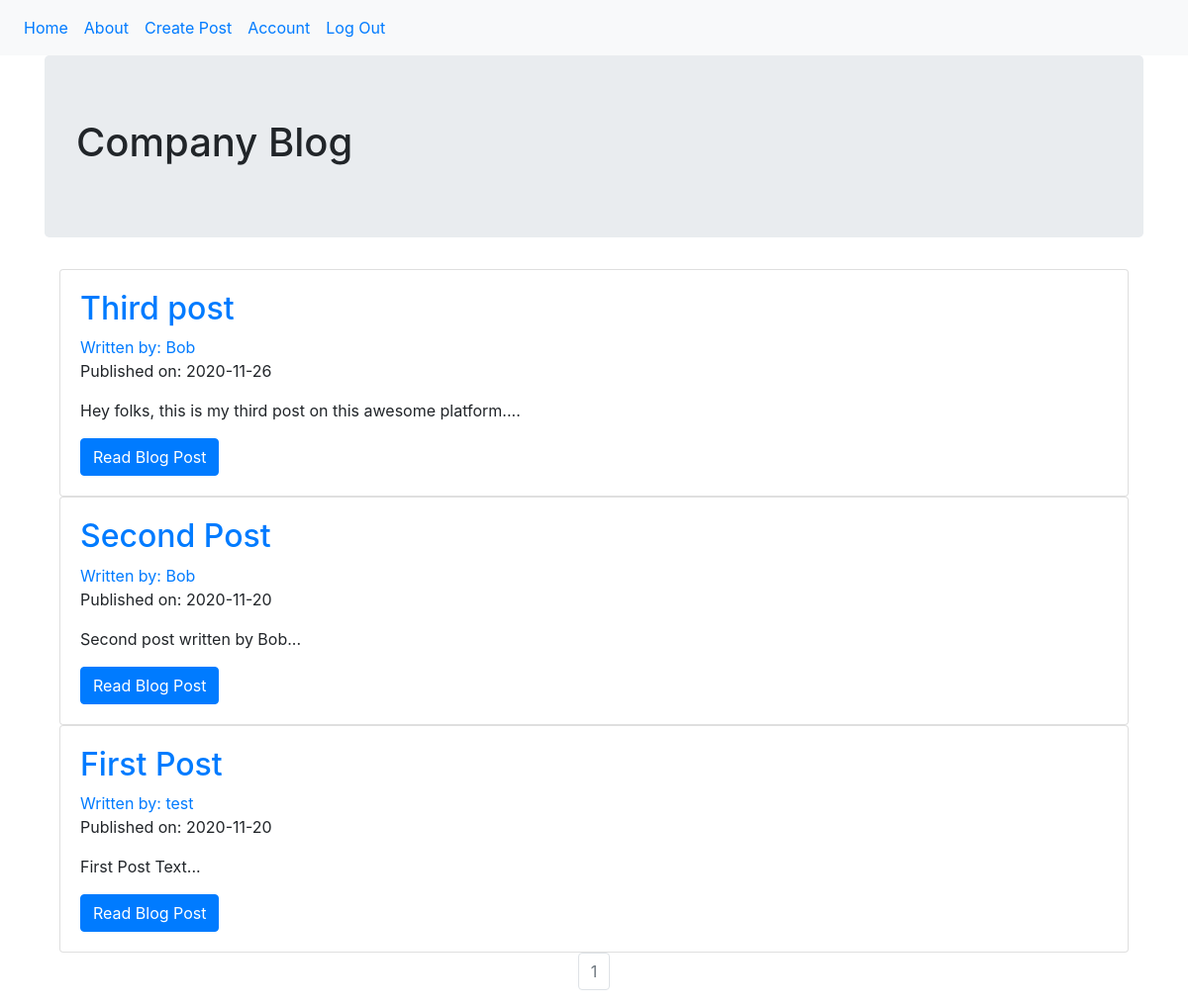
Screenshot of / (signed in) with the database file from the repository.
### company_blog/models.py (models this page shows, shortened)
class BlogPost(db.Model):
    users = db.relationship(User)
    id = db.Column(db.Integer, primary_key=True)
    user_id = db.Column(db.Integer, db.ForeignKey('users.id'), nullable=False)
    date = db.Column(db.DateTime, nullable=False, default=datetime.utcnow)
    title = db.Column(db.String(140), nullable=False)
    text = db.Column(db.Text, nullable=False)

class User(db.Model, UserMixin):
    __tablename__ = 'users'
    id = db.Column(db.Integer, primary_key=True)
    profile_image = db.Column(db.String(64), nullable=False, default='default_profile.png')
    email = db.Column(db.String(64), unique=True, index=True)
    username = db.Column(db.String(64), unique=True, index=True)
    password_hash = db.Column(db.String(128))
    posts = db.relationship('BlogPost', backref='author', lazy=True)

### company_blog/core/views.py (the view)
@core.route('/')
def index():
    page = request.args.get('page', 1, type=int)
    blog_posts = BlogPost.query.order_by(BlogPost.date.desc()).paginate(page=page, per_page=5)
    return render_template('index.html', blog_posts=blog_posts)

### company_blog/models.py (called while the page is built)
@login_manager.user_loader
def load_user(user_id):
    return User.query.get(user_id)

### company_blog/templates/index.html
{% extends "base.html" %}
{% block content %}
    <div class="jumbotron">
        <h1>Company Blog</h1>
    </div>
    <div class="container">
        {% for post in blog_posts.items %}
            <div class="card">
                <div class="card-body">
                    <h2>
                        <a class="card-title" href="{{ url_for('blog_posts.blog_post', blog_post_id=post.id) }}">{{ post.title }}</a>
                    </h2>
                    <a href="{{ url_for('users.user_posts', username=post.author.username) }}">Written by: {{ post.author.username }}</a>
                    <p>Published on: {{ post.date.strftime('%Y-%m-%d') }}</p>
                    <p class="card-text">{{ post.text[:100] }}...</p>
                    <a href="{{ url_for('blog_posts.blog_post', blog_post_id=post.id) }}" class="btn btn-primary">Read Blog Post</a>
                </div>
            </div>
        {% endfor %}
        <nav aria-label="Page navigation example">
            <ul class="pagination justify-content-center">
                {% for page_num in blog_posts.iter_pages(left_edge=1, right_edge=1, left_current=1, right_current=2) %}
                    <li class="page-item {% if blog_posts.page == page_num %} disabled {% endif %}">
                        <a class="page-link" href="{{ url_for('core.index', page=page_num) }}">{{ page_num }}</a>
                    </li>
                {% endfor %}
            </ul>
        </nav>
    </div>
{% endblock %}

### rows the page displays
BlogPost: title "Third post", author.username "Bob", date "2020-11-26", text "Hey folks, this is my third post on this awesome platform."
BlogPost: title "Second Post", author.username "Bob", date "2020-11-20", text "Second post written by Bob"
BlogPost: title "First Post", author.username "test", date "2020-11-20", text "First Post Text"

### other values shown
{{ page_num }} "1"
